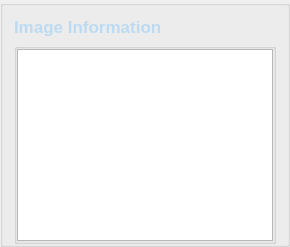
                 <widget class="QGroupBox" name="viewBox">
                  <property name="maximumSize">
                   <size>
                    <width>16777215</width>
                    <height>500</height>
                   </size>
                  </property>
                  <property name="styleSheet">
                   <string notr="true"/>
                  </property>
                  <property name="title">
                   <string/>
                  </property>
                  <layout class="QVBoxLayout" name="verticalLayout_13">
                   <property name="leftMargin">
                    <number>11</number>
                   </property>
                   <property name="topMargin">
                    <number>11</number>
                   </property>
                   <property name="rightMargin">
                    <number>11</number>
                   </property>
                   <property name="bottomMargin">
                    <number>0</number>
                   </property>
                   <item>
                    <widget class="QLabel" name="label_2">
                     <property name="sizePolicy">
                      <sizepolicy hsizetype="Preferred" vsizetype="Fixed">
                       <horstretch>0</horstretch>
                       <verstretch>0</verstretch>
                      </sizepolicy>
                     </property>
                     <property name="styleSheet">
                      <string notr="true">	color: #bcdbf2;
	font-size: 17px;
	font-weight: bold;</string>
                     </property>
                     <property name="text">
                      <string>Image Information</string>
                     </property>
                    </widget>
                   </item>
                   <item>
                    <widget class="QGroupBox" name="viewBox_2">
                     <property name="styleSheet">
                      <string notr="true"/>
                     </property>
                     <property name="title">
                      <string/>
                     </property>
                     <layout class="QVBoxLayout" name="verticalLayout_3">
                      <property name="spacing">
                       <number>0</number>
                      </property>
                      <property name="leftMargin">
                       <number>0</number>
                      </property>
                      <property name="topMargin">
                       <number>0</number>
                      </property>
                      <property name="rightMargin">
                       <number>0</number>
                      </property>
                      <property name="bottomMargin">
                       <number>0</number>
                      </property>
                      <item>
                       <widget class="QListView" name="listView_2"/>
                      </item>
                     </layout>
                    </widget>
                   </item>
                  </layout>
                 </widget>
